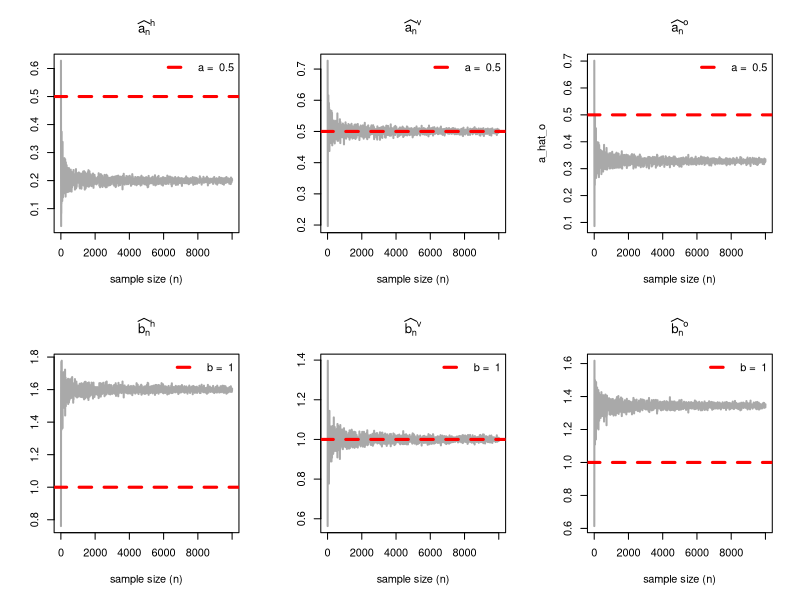
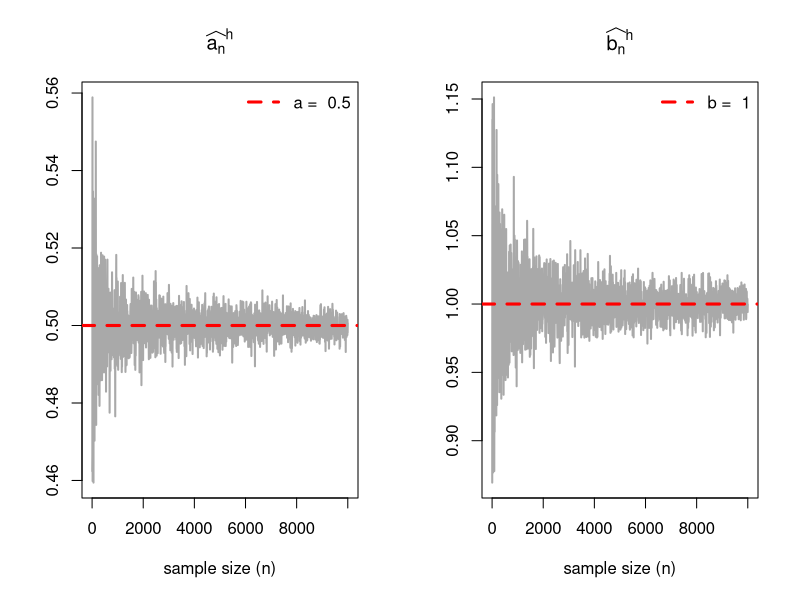
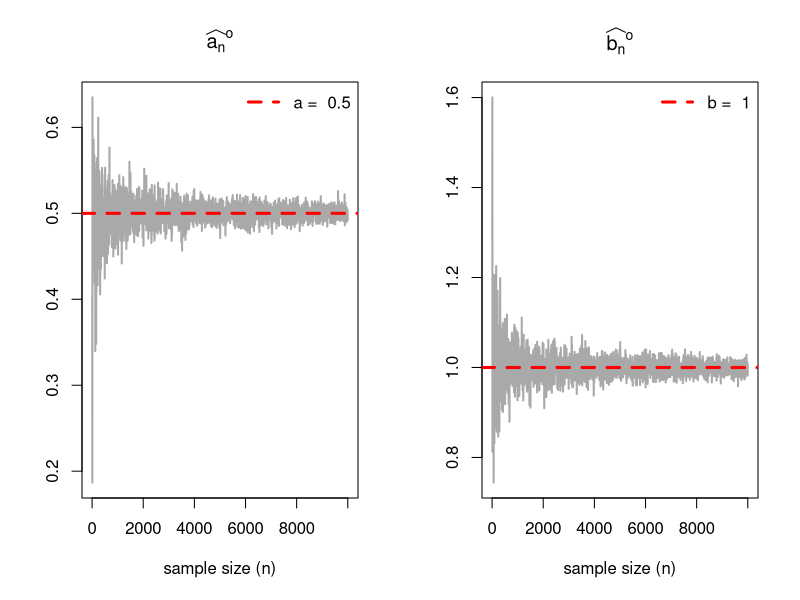

Here is the R script that generated these plots, in order:
# Code for Figure 2
a = 0.5
b = 1
sigma = 0.05
set.seed(78)
n_vals = seq(5, 10000, by = 5)

# vertical
a_hat_v = numeric(length = length(n_vals))
b_hat_v = numeric(length = length(n_vals))

# horizontal
a_hat_h = numeric(length = length(n_vals))
b_hat_h = numeric(length = length(n_vals))

# orthogonal
a_hat_o = numeric(length = length(n_vals))
b_hat_o = numeric(length = length(n_vals))


for (i in 1:length(n_vals)) {
   n = n_vals[i]
   x = seq(0, 1, length.out = n)
   y = (a + b*x) + rnorm(n = n, mean = 0, sd = sqrt(sigma))
   sxx = sum((x - mean(x))^2)
   syy = sum((y - mean(y))^2)
   sxy = sum((x - mean(x))*(y - mean(y)))
   
   # vertical
   b_hat_v[i] = sxy/sxx
   a_hat_v[i] = mean(y) - b_hat_v[i]*mean(x)
   
   # horizontal
   b_hat_h[i] = (syy/sxy)^(1)
   a_hat_h[i] = mean(y) - b_hat_h[i]*mean(x)
   
   # orthogonal
   b_hat_o[i] = (syy - sxx + sqrt((syy - sxx)^2 + 4 * sxy^2)) / (2 * sxy)
   a_hat_o[i] = mean(y) - b_hat_o[i]*mean(x)
}

par(mfrow = c(2, 3))
plot(n_vals, a_hat_h, type = "l", col = "darkgrey", lwd = 2, 
     xlab = "sample size (n)", ylab = "", 
     main =expression(widehat(a["n"])^"h"))
abline(h = a, col = "red", lwd = 3, lty = 2)
legend("topright", legend = paste("a = ", a), col = "red", lwd = 3, 
       lty = 2, bty = "n")

plot(n_vals, a_hat_v, type = "l", col = "darkgrey", lwd = 2, 
     xlab = "sample size (n)", ylab = "", 
     main =expression(widehat(a["n"])^"v"))
abline(h = a, col = "red", lwd = 3, lty = 2)
legend("topright", legend = paste("a = ", a), col = "red", lwd = 3, 
       lty = 2,  bty = "n")

plot(n_vals, a_hat_o, type = "l", col = "darkgrey", lwd = 2, 
     xlab = "sample size (n)", ylab = , 
     main = expression(widehat(a["n"])^"o"))
abline(h = a, col = "red", lwd = 3, lty = 2)
legend("topright", legend = paste("a = ", a), col = "red", lwd = 3, 
       lty = 2, bty = "n")


plot(n_vals, b_hat_h, type = "l", col = "darkgrey", lwd = 2, 
     xlab = "sample size (n)", ylab = "", 
     main = expression(widehat(b["n"])^"h"))
abline(h = b, col = "red", lwd = 3, lty = 2)
legend("topright", legend = paste("b = ", b), col = "red", lwd = 3, 
       lty =2, bty = "n")

plot(n_vals, b_hat_v, type = "l", col = "darkgrey", lwd = 2, 
     xlab = "sample size (n)", ylab = "", 
     main =expression(widehat(b["n"])^"v"))
abline(h = b, col = "red", lwd = 3, lty = 2)
legend("topright", legend = paste("b = ", b), col = "red", lwd = 3, 
       lty = 2, bty = "n")

plot(n_vals, b_hat_o, type = "l", col = "darkgrey", lwd = 2, 
     xlab = "sample size (n)", ylab = "",
     main =expression(widehat(b["n"])^"o"))
abline(h = b, col = "red", lwd = 3, lty = 2)
legend("topright", legend = paste("b = ", b), col = "red", lwd = 3, 
       lty = 2, bty = "n")

# code for figure 3
a = 0.5
b = 1
sigma = 0.05
set.seed(123)
n_vals = seq(5, 10000, by = 5)
a_hat_h = numeric(length = length(n_vals))
b_hat_h = numeric(length = length(n_vals))
for (i in 1:length(n_vals)) {
   n = n_vals[i]
   y = seq(0, 1, length.out = n)
   x = (-(a/b)+ (y/b)) + rnorm(n = n, mean = 0, sd = sqrt(sigma))
   sxx = sum((x - mean(x))^2)
   syy = sum((y - mean(y))^2)
   sxy = sum((x - mean(x))*(y - mean(y)))
   b_hat_h[i] = (syy/sxy)
   a_hat_h[i] = mean(y) - b_hat_h[i]*mean(x)
}


par(mfrow = c(1, 2))
plot(n_vals, a_hat_h, type = "l", col = "darkgrey", lwd = 2, 
     xlab = "sample size (n)", ylab = "", 
     main =expression(widehat(a["n"])^"h"))
abline(h = a, col = "red", lwd = 3, lty = 2)
legend("topright", legend = paste("a = ", a), col = "red", lwd = 3, 
       lty = 2, bty = "n")

plot(n_vals, b_hat_h, type = "l", col = "darkgrey", lwd = 2, 
     xlab = "sample size (n)", ylab = "", 
     main = expression(widehat(b["n"])^"h"))
abline(h = b, col = "red", lwd = 3, lty = 2)
legend("topright", legend = paste("b = ", b), col = "red", lwd = 3, 
       lty = 2, bty = "n")

# code for figure 4
a = 0.5
b = 1
sigma_delta = 0.05
sigma_eps = 0.05
set.seed(143)
n_vals = seq(5, 10000, by = 5)
a_hat_o = numeric(length = length(n_vals))
b_hat_o = numeric(length = length(n_vals))

for (i in 1:length(n_vals)) {
   n = n_vals[i]
   zeta = seq(0, 1, length.out = n)
   x = zeta + rnorm(n = n, mean = 0, sd = sqrt(sigma_delta))
   y = a + b*zeta + rnorm(n = n, mean = 0,  sd = sqrt(sigma_eps))
   sxx = sum((x - mean(x))^2)
   syy = sum((y - mean(y))^2)
   sxy = sum((x - mean(x))*(y - mean(y)))
   b_hat_o[i] = (syy - sxx + sqrt((syy - sxx)^2 + 4 * sxy^2)) / (2 * sxy)
   a_hat_o[i] = mean(y) - b_hat_o[i]*mean(x)
}


par(mfrow = c(1, 2))
plot(n_vals, a_hat_o, type = "l", col = "darkgrey", lwd = 2, 
     xlab = "sample size (n)", ylab = "", 
     main = expression(widehat(a["n"])^"o"))
abline(h = a, col = "red", lwd = 3, lty = 2)
legend("topright", legend = paste("a = ", a), col = "red", lwd = 3, 
       lty = 2, bty = "n")

plot(n_vals, b_hat_o, type = "l", col = "darkgrey", lwd = 2, 
     xlab = "sample size (n)", ylab = "",
     main =expression(widehat(b["n"])^"o"))
abline(h = b, col = "red", lwd = 3, lty = 2)
legend("topright", legend = paste("b = ", b), col = "red", lwd = 3, 
       lty = 2, bty = "n")
